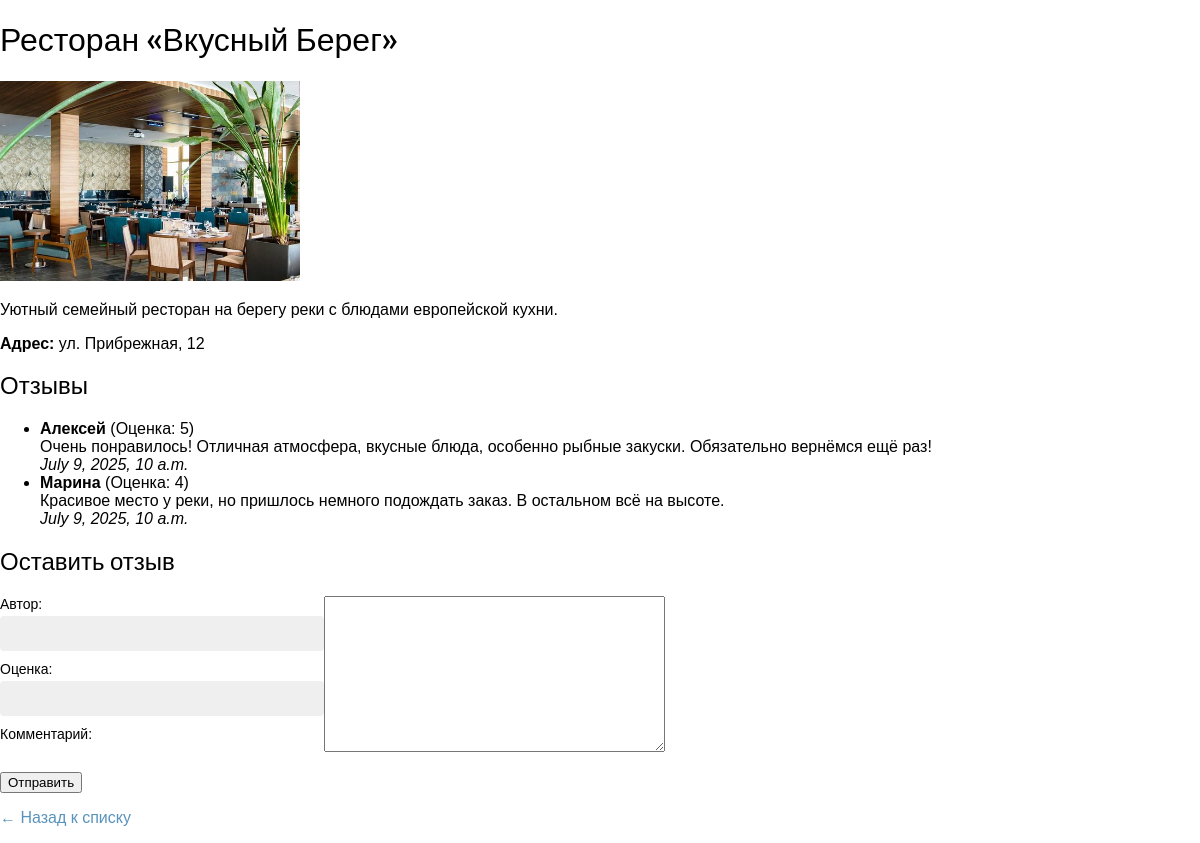
The page /restaurant/2/ on the database its author committed.
### reviews/models.py (models this page shows, shortened)
class Restaurant(models.Model):
    name = models.CharField(max_length=200, verbose_name="Название")
    address = models.CharField(max_length=300, verbose_name="Адрес")
    description = models.TextField(blank=True, verbose_name="Описание")
    image = models.ImageField(upload_to='restaurants/', blank=True, null=True, verbose_name="Фото")

class Review(models.Model):
    restaurant = models.ForeignKey(Restaurant, related_name='reviews', on_delete=models.CASCADE, verbose_name="Ресторан")
    author = models.CharField(max_length=100, verbose_name="Автор")
    rating = models.PositiveIntegerField(verbose_name="Оценка")
    comment = models.TextField(verbose_name="Комментарий")
    created_at = models.DateTimeField(auto_now_add=True, verbose_name="Дата создания")

### reviews/views.py (the view)
# urls.py: path('restaurant/<int:pk>/', views.restaurant_detail, name='restaurant_detail'),
def restaurant_detail(request, pk):
    restaurant = get_object_or_404(Restaurant, pk=pk)
    reviews = restaurant.reviews.all()
    if request.method == 'POST':
        form = ReviewForm(request.POST)
        if form.is_valid():
            review = form.save(commit=False)
            review.restaurant = restaurant
            review.save()
            return redirect('restaurant_detail', pk=restaurant.pk)
    else:
        form = ReviewForm()
    return render(request, 'reviews/restaurant_detail.html', {
        'restaurant': restaurant,
        'reviews': reviews,
        'form': form
    })

### reviews/views.py
class ReviewForm(forms.ModelForm):
    class Meta:
        model = Review
        fields = ['author', 'rating', 'comment']

### reviews/templates/reviews/restaurant_detail.html (shortened to what this page needs)
<!DOCTYPE html>
<html>
<head>
    {% load static %}
    <link rel="stylesheet" href="{% static 'css/base.css' %}">
</head>
<body>
    <h1>{{ restaurant.name }}</h1>
    <img src="{% if restaurant.image %}{{ restaurant.image.url }}{% else %}{% static 'img/no_image.png' %}{% endif %}"
         alt="Фото ресторана" width="300">
    <p>{{ restaurant.description }}</p>
    <p><strong>Адрес:</strong> {{ restaurant.address }}</p>
    <h2>Отзывы</h2>
    <ul>
        {% for review in reviews %}
            <li>
                <strong>{{ review.author }}</strong> (Оценка: {{ review.rating }})<br>
                {{ review.comment }}<br>
                <em>{{ review.created_at }}</em>
            </li>
        {% empty %}
            <li>Отзывов пока нет.</li>
        {% endfor %}
    </ul>
    <h2>Оставить отзыв</h2>
    <form method="post">
        {{ form.as_p }}
        <button type="submit">Отправить</button>
    </form>
    <p><a href="{% url 'restaurant_list' %}">← Назад к списку</a></p>
</body>
</html>

### static/css/base.css (style rules this page uses)
body { margin:0; padding:0; font-family:helvetica, sans-serif; }
h1, h2, h3, h4, h5 , h6 { font-family: 'Ubuntu', sans-serif; font-weight:normal; }
a { text-decoration:none; color:#5993bb; }
form p label, form p input { float:left; clear:both; }
form p label { font-size:14px; padding-bottom:4px; }
form p input { width:300px; font-size:13px; margin-bottom:10px; padding:10px 12px; border:0; background:#efefef; color:#666; border-radius:4px; }

### rows shown on the page
Restaurant: name "Ресторан «Вкусный Берег»", image (picture), description "Уютный семейный ресторан на берегу реки с блюдами европейской кухни.", address "ул. Прибрежная, 12"
Review: author "Алексей", rating "5", comment "Очень понравилось! Отличная атмосфера, вкусные блюда, особенно рыбные закуски. Обязательно вернёмся ещё раз!", created_at "July 9, 2025, 10 a.m."
Review: author "Марина", rating "4", comment "Красивое место у реки, но пришлось немного подождать заказ. В остальном всё на высоте.", created_at "July 9, 2025, 10 a.m."
